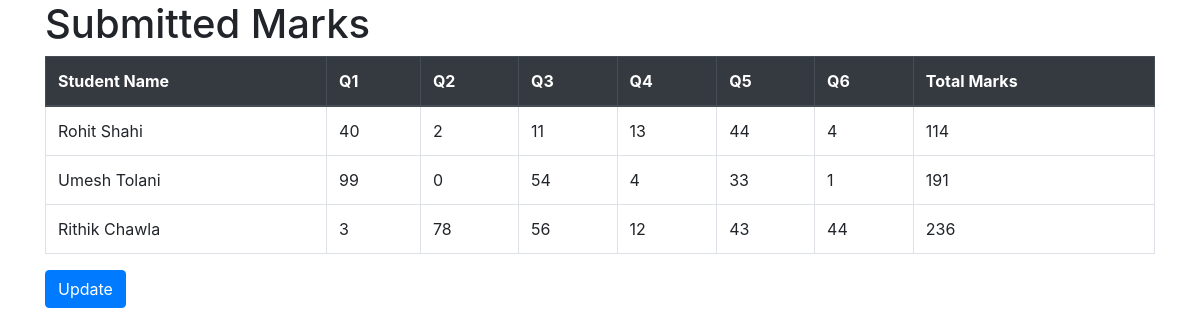
The app's page /submitted-marks/ with its own data.
### marks_entry/models.py (models this page shows)
class Question(models.Model):
    question_id = models.CharField(max_length = 100)

class Student(models.Model):
    name = models.CharField(max_length=100)

### marks_entry/views.py (the view)
# urls.py: path('submitted-marks/', student_marks_view_fn, name='submitted_marks'),
def student_marks_view_fn(request):
    students = Student.objects.all()
    questions = Question.objects.all()
    submitted_marks = Marks.objects.all()
    marks_dict = {}
    for student in students:
        marks_dict[student.name] = {}
        total_marks = 0
        for question in questions:
            mark_obj = submitted_marks.filter(student=student, question=question).first()
            if mark_obj:
                marks_dict[student.name][question.question_id] = mark_obj.marks
                total_marks += mark_obj.marks
            else:
                marks_dict[student.name][question.question_id] = None
        marks_dict[student.name]['total_marks'] = total_marks
    context = {
        'marks_dict': marks_dict,
        'questions': questions,
    }
    return render(request, 'submitted_marks.html', context)

### templates/submitted_marks.html (shortened to what this page needs)
<!DOCTYPE html>
<html lang="en">
<head>
  <link rel="stylesheet" href="https://stackpath.bootstrapcdn.com/bootstrap/4.5.2/css/bootstrap.min.css" />
</head>
<body>
  <div class="container">
    <h1>Submitted Marks</h1>
    <table class="table table-bordered">
      <thead class="thead-dark">
        <tr>
          <th>Student Name</th>
          {% for question in questions %}
          <th>{{ question.question_id }}</th>
          {% endfor %}
          <th>Total Marks</th>
        </tr>
      </thead>
      <tbody>
        {% for student_name, marks in marks_dict.items %}
        <tr>
          <td>{{ student_name }}</td>
          {% for mark in marks.values %}
          <td>{{ mark }}</td>
          {% endfor %}
        </tr>
        {% endfor %}
      </tbody>
    </table>
    <a href="/update-all-marks/" class="btn btn-primary">Update</a>
  </div>
</body>
</html>

### records on screen
Question: question_id "Q1"
Question: question_id "Q2"
Question: question_id "Q3"
Question: question_id "Q4"
Question: question_id "Q5"
Question: question_id "Q6"
Student: marks_dict "Rohit Shahi"
Student: marks_dict "Umesh Tolani"
Student: marks_dict "Rithik Chawla"

### other values on screen
{{ mark }} "40" "2" "11" "13" "44" "4" "114" "99" "0" "54" "4" "33" "1" "191" "3" "78" "56" "12" "43" "44" "236"
